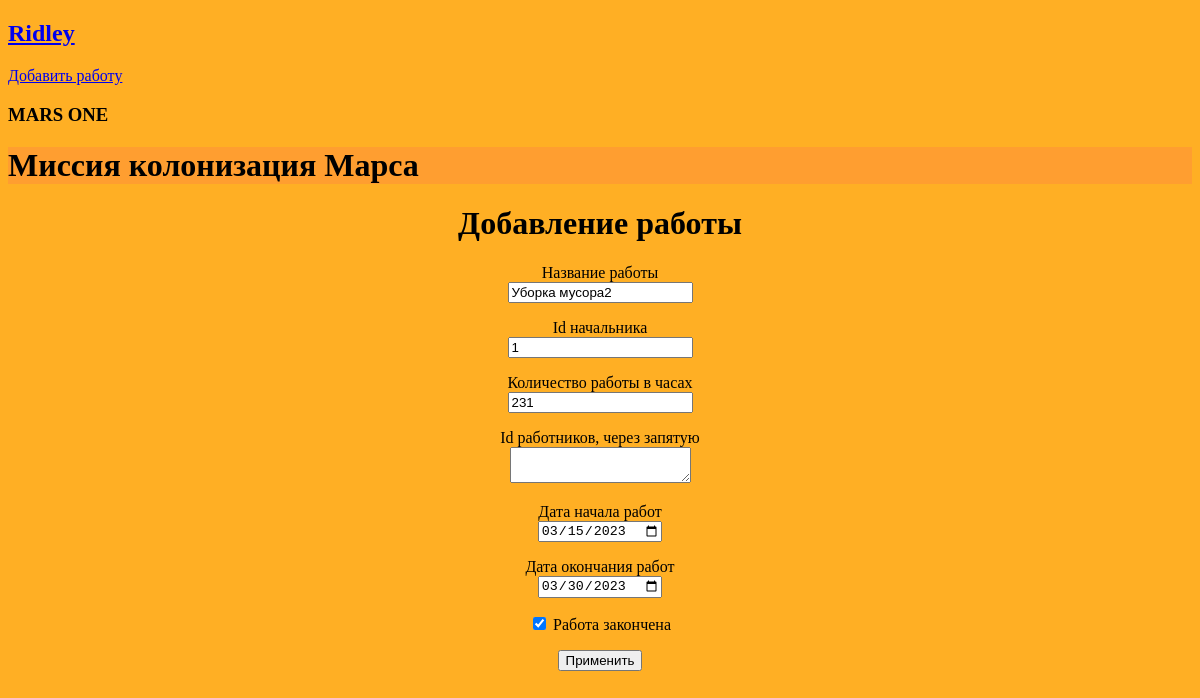
The page /jobs/6 (signed in) on the database its author committed.
### data/users.py (models this page shows)
class User(SqlAlchemyBase, UserMixin):
    __tablename__ = 'users'
    id = sqlalchemy.Column(sqlalchemy.Integer, primary_key=True, autoincrement=True)
    surname = sqlalchemy.Column(sqlalchemy.String, nullable=True)
    name = sqlalchemy.Column(sqlalchemy.String, nullable=True)
    age = sqlalchemy.Column(sqlalchemy.Integer, nullable=True)
    position = sqlalchemy.Column(sqlalchemy.String, nullable=True)
    speciality = sqlalchemy.Column(sqlalchemy.String, nullable=True)
    address = sqlalchemy.Column(sqlalchemy.String, nullable=True)
    email = sqlalchemy.Column(sqlalchemy.String, unique=True)
    hashed_password = sqlalchemy.Column(sqlalchemy.String)
    modified_date = sqlalchemy.Column(sqlalchemy.DateTime, default=datetime.datetime.now())
    jobs = orm.relationship("Jobs", back_populates='user')

### data/jobs.py (models this page shows)
class Jobs(SqlAlchemyBase):
    __tablename__ = 'jobs'
    id = sqlalchemy.Column(sqlalchemy.Integer, primary_key=True, autoincrement=True)
    team_leader = sqlalchemy.Column(sqlalchemy.Integer, sqlalchemy.ForeignKey('users.id'))
    job = sqlalchemy.Column(sqlalchemy.String, nullable=True)
    work_size = sqlalchemy.Column(sqlalchemy.Integer)
    collaborators = sqlalchemy.Column(sqlalchemy.String)
    start_date = sqlalchemy.Column(sqlalchemy.DateTime)
    end_date = sqlalchemy.Column(sqlalchemy.DateTime)
    is_finished = sqlalchemy.Column(sqlalchemy.Boolean)
    user = orm.relationship('User')

### main.py (the view, shortened to what this page needs)
@app.route('/jobs/<int:id>', methods=['GET', 'POST'])
@login_required
def edit_news(id):
    form = JobsForm()
    if request.method == "GET":
        jobs = []
        db_sess = db_session.create_session()
        jobs.append(db_sess.query(Jobs).filter(Jobs.id == id,
                                               Jobs.team_leader == current_user.id
                                               ).first())
        if current_user.id == 1:
            jobs.append(db_sess.query(Jobs).filter(Jobs.id == id).first())
        print(jobs)
        jobs = jobs[-1]
        if jobs:
            form.job.data = jobs.job
            form.team_leader.data = jobs.team_leader
            form.work_size.data = jobs.work_size
            form.collaborators.data = jobs.collaborators
            form.start_date.data = jobs.start_date
            form.end_date.data = jobs.end_date
            form.is_finished.data = jobs.is_finished
        else:
            abort(404)
    return render_template('jobs.html',
                           form=form, style=url_for('static', filename='css/style.css'))

### forms/jobs.py
class JobsForm(FlaskForm):
    job = StringField('Название работы', validators=[DataRequired()])
    team_leader = IntegerField('Id начальника')
    work_size = IntegerField('Количество работы в часах')
    collaborators = TextAreaField('Id работников, через запятую')
    start_date = DateField('Дата начала работ')
    end_date = DateField('Дата окончания работ')
    is_finished = BooleanField("Работа закончена")
    submit = SubmitField('Применить')

### data/db_session.py (called while the page is built, shortened)
def global_init(db_file):
    global __factory
    if __factory:
        return

def create_session() -> Session:
    global __factory
    return __factory()

### main.py (called while the page is built)
@login_manager.user_loader
def load_user(user_id):
    db_session.global_init('db/mars_explorer.db')
    db_sess = db_session.create_session()
    return db_sess.query(User).get(user_id)

### templates/jobs.html (shortened to what this page needs)
{% extends "base.html" %}
{% block content %}
<h1 align="center">Добавление работы</h1>
<form action="" method="post" background-color="yellow">
    <p align="center">
        {{ form.job.label }}<br>
        {{ form.job(class="form-control") }}<br>
    </p>
    <p align="center">
        {{ form.team_leader.label }}<br>
        {{ form.team_leader(class="form-control") }}<br>
    </p>
    <p align="center">
        {{ form.work_size.label }}<br>
        {{ form.work_size(class="form-control") }}<br>
    </p>
    <p align="center">
        {{ form.collaborators.label }}<br>
        {{ form.collaborators(class="form-control") }}<br>
    </p>
    <p align="center">
        {{ form.start_date.label }}<br>
        {{ form.start_date(class="form-control") }}<br>
    </p>
    <p align="center">
        {{ form.end_date.label }}<br>
        {{ form.end_date(class="form-control") }}<br>
    </p>
    <p align="center">{{ form.is_finished() }} {{ form.is_finished.label }}</p>
    <p align="center">{{ form.submit(type="submit", class="btn btn-primary") }}</p>
</form>
{% endblock %}

### templates/base.html (shortened to what this page needs)
<!DOCTYPE html>
<html>
<head>
    <link href={{ style }} rel="stylesheet">
    <nav>
        {% if current_user.is_authenticated %}
            <a class="navbar-brand" href="/logout"><h2>{{ current_user.name }}</h2></a>
        {% else %}
        <p>
            <a class="btn btn-primary" href="/register"><h2>Зарегистрироваться</h2></a>
            <a class="btn btn-primary" href="/login"><h2>Войти</h2></a>
        </p>
        {% endif %}
    </nav>
    {% if current_user.is_authenticated %}
        <a href="/jobs" class="btn btn-secondary">Добавить работу</a>
    {% endif %}
    <h3>MARS ONE</h3>
</head>
<body>
<header>
        <h1>Миссия колонизация Марса</h1>
</header>
    {% block content %}{% endblock %}
</body>
</html>

### static/css/style.css (style rules this page uses)
header { background-color: #ff9e30; }
body { background-color: #ffaf24; }

### rows shown on the page
User: name "Ridley"
Jobs: job "Уборка мусора2", team_leader "1", work_size "231", start_date "03/15/2023", end_date "03/30/2023", is_finished "☑"
